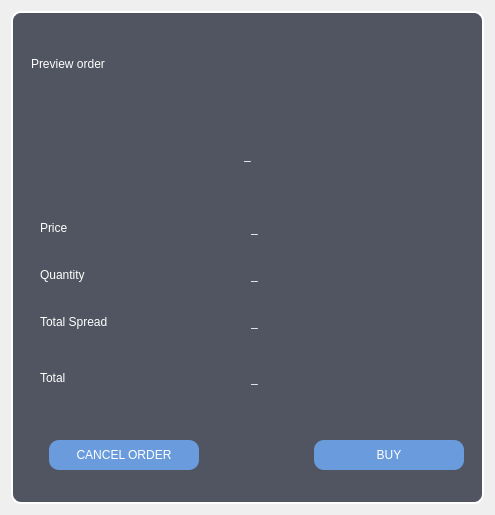
<?xml version="1.0" encoding="UTF-8"?>
<ui version="4.0">
 <class>mainf</class>
 <widget class="QDialog" name="mainf">
  <property name="geometry">
   <rect>
    <x>0</x>
    <y>0</y>
    <width>491</width>
    <height>515</height>
   </rect>
  </property>
  <property name="windowTitle">
   <string>Dialog</string>
  </property>
  <property name="styleSheet">
   <string notr="true">#frame{
border: 2px solid rgb(255, 255, 255);
}</string>
  </property>
  <layout class="QVBoxLayout" name="verticalLayout">
   <item>
    <widget class="QFrame" name="frame">
     <property name="styleSheet">
      <string notr="true">color: rgb(255, 255, 255);
background-color: rgb(81, 85, 97);
border-radius:10px;
</string>
     </property>
     <property name="frameShape">
      <enum>QFrame::StyledPanel</enum>
     </property>
     <property name="frameShadow">
      <enum>QFrame::Raised</enum>
     </property>
     <layout class="QVBoxLayout" name="verticalLayout_2">
      <item>
       <widget class="QFrame" name="frame_7">
        <property name="frameShape">
         <enum>QFrame::StyledPanel</enum>
        </property>
        <property name="frameShadow">
         <enum>QFrame::Raised</enum>
        </property>
        <layout class="QHBoxLayout" name="horizontalLayout_4">
         <item>
          <widget class="QLabel" name="label_12">
           <property name="styleSheet">
            <string notr="true">font: 18pt &quot;MS Shell Dlg 2&quot;;</string>
           </property>
           <property name="text">
            <string>Preview order</string>
           </property>
          </widget>
         </item>
         <item alignment="Qt::AlignRight">
          <widget class="QFrame" name="header_right_frame">
           <property name="styleSheet">
            <string notr="true">QPushButton{
	color:rgb(255, 255, 255);
	font: 14pt &quot;MS Shell Dlg 2&quot;;
	border:none;
	border-radius:7px;
}

QPushButton::hover {
	border-radius:7px;
	background-color: rgb(60, 88, 125);
}

QPushButton::pressed {
	border-radius:7px;
	background-color: rgb(71, 105, 149);
}
</string>
           </property>
           <property name="frameShape">
            <enum>QFrame::StyledPanel</enum>
           </property>
           <property name="frameShadow">
            <enum>QFrame::Raised</enum>
           </property>
           <layout class="QHBoxLayout" name="horizontalLayout_22">
            <property name="spacing">
             <number>10</number>
            </property>
            <property name="leftMargin">
             <number>0</number>
            </property>
            <property name="topMargin">
             <number>0</number>
            </property>
            <property name="rightMargin">
             <number>0</number>
            </property>
            <property name="bottomMargin">
             <number>0</number>
            </property>
           </layout>
          </widget>
         </item>
        </layout>
       </widget>
      </item>
      <item>
       <widget class="QFrame" name="frame_2">
        <property name="frameShape">
         <enum>QFrame::StyledPanel</enum>
        </property>
        <property name="frameShadow">
         <enum>QFrame::Raised</enum>
        </property>
        <layout class="QVBoxLayout" name="verticalLayout_3">
         <item alignment="Qt::AlignHCenter">
          <widget class="QLabel" name="stock_name">
           <property name="styleSheet">
            <string notr="true">font: 75 14pt &quot;MS Shell Dlg 2&quot;;</string>
           </property>
           <property name="text">
            <string>_</string>
           </property>
          </widget>
         </item>
        </layout>
       </widget>
      </item>
      <item>
       <widget class="QFrame" name="frame_3">
        <property name="styleSheet">
         <string notr="true">font: 11pt &quot;MS Shell Dlg 2&quot;;</string>
        </property>
        <property name="frameShape">
         <enum>QFrame::StyledPanel</enum>
        </property>
        <property name="frameShadow">
         <enum>QFrame::Raised</enum>
        </property>
        <layout class="QVBoxLayout" name="verticalLayout_4">
         <item>
          <widget class="QFrame" name="frame_5">
           <property name="frameShape">
            <enum>QFrame::StyledPanel</enum>
           </property>
           <property name="frameShadow">
            <enum>QFrame::Raised</enum>
           </property>
           <layout class="QHBoxLayout" name="horizontalLayout">
            <item>
             <widget class="QLabel" name="label_2">
              <property name="text">
               <string>Price</string>
              </property>
             </widget>
            </item>
            <item>
             <widget class="QLabel" name="price_label">
              <property name="text">
               <string>_</string>
              </property>
             </widget>
            </item>
           </layout>
          </widget>
         </item>
         <item>
          <widget class="Line" name="line">
           <property name="orientation">
            <enum>Qt::Horizontal</enum>
           </property>
          </widget>
         </item>
         <item>
          <widget class="QFrame" name="frame_4">
           <property name="frameShape">
            <enum>QFrame::StyledPanel</enum>
           </property>
           <property name="frameShadow">
            <enum>QFrame::Raised</enum>
           </property>
           <layout class="QHBoxLayout" name="horizontalLayout_2">
            <item>
             <widget class="QLabel" name="label_4">
              <property name="text">
               <string>Quantity</string>
              </property>
             </widget>
            </item>
            <item>
             <widget class="QLabel" name="quantity_label">
              <property name="text">
               <string>_</string>
              </property>
             </widget>
            </item>
           </layout>
          </widget>
         </item>
         <item>
          <widget class="Line" name="line_2">
           <property name="orientation">
            <enum>Qt::Horizontal</enum>
           </property>
          </widget>
         </item>
         <item>
          <widget class="QFrame" name="frame_6">
           <property name="frameShape">
            <enum>QFrame::StyledPanel</enum>
           </property>
           <property name="frameShadow">
            <enum>QFrame::Raised</enum>
           </property>
           <layout class="QHBoxLayout" name="horizontalLayout_3">
            <item>
             <widget class="QLabel" name="label_6">
              <property name="text">
               <string>Total Spread</string>
              </property>
             </widget>
            </item>
            <item>
             <widget class="QLabel" name="total_spread_label">
              <property name="text">
               <string>_</string>
              </property>
             </widget>
            </item>
           </layout>
          </widget>
         </item>
         <item>
          <widget class="Line" name="line_5">
           <property name="orientation">
            <enum>Qt::Horizontal</enum>
           </property>
          </widget>
         </item>
         <item>
          <widget class="Line" name="line_4">
           <property name="orientation">
            <enum>Qt::Horizontal</enum>
           </property>
          </widget>
         </item>
         <item>
          <widget class="QFrame" name="frame_8">
           <property name="frameShape">
            <enum>QFrame::StyledPanel</enum>
           </property>
           <property name="frameShadow">
            <enum>QFrame::Raised</enum>
           </property>
           <layout class="QHBoxLayout" name="horizontalLayout_5">
            <item>
             <widget class="QLabel" name="total_cost_label">
              <property name="text">
               <string>Total</string>
              </property>
             </widget>
            </item>
            <item>
             <widget class="QLabel" name="label_11">
              <property name="text">
               <string>_</string>
              </property>
             </widget>
            </item>
           </layout>
          </widget>
         </item>
        </layout>
       </widget>
      </item>
      <item alignment="Qt::AlignHCenter">
       <widget class="QFrame" name="frame_76">
        <property name="styleSheet">
         <string notr="true">QPushButton{
border:none;
border-radius:10px;
color:rgb(255, 255, 255);
font: 10pt &quot;MS Shell Dlg 2&quot;;
	background-color: rgb(106, 156, 221);
}

QPushButton::hover{
	background-color: rgb(80, 119, 167);
}
QPushButton::pressed{
	background-color: rgb(47, 71, 99);
	border:2px solid rgb(42, 44, 50);
}</string>
        </property>
        <property name="frameShape">
         <enum>QFrame::StyledPanel</enum>
        </property>
        <property name="frameShadow">
         <enum>QFrame::Raised</enum>
        </property>
        <layout class="QHBoxLayout" name="horizontalLayout_16">
         <property name="spacing">
          <number>115</number>
         </property>
         <property name="leftMargin">
          <number>27</number>
         </property>
         <property name="topMargin">
          <number>17</number>
         </property>
         <item>
          <widget class="QPushButton" name="stock_simulator_purchase_camcel_btn">
           <property name="minimumSize">
            <size>
             <width>150</width>
             <height>30</height>
            </size>
           </property>
           <property name="maximumSize">
            <size>
             <width>16777215</width>
             <height>16777215</height>
            </size>
           </property>
           <property name="cursor">
            <cursorShape>PointingHandCursor</cursorShape>
           </property>
           <property name="styleSheet">
            <string notr="true"/>
           </property>
           <property name="text">
            <string>CANCEL ORDER</string>
           </property>
           <property name="flat">
            <bool>false</bool>
           </property>
          </widget>
         </item>
         <item>
          <widget class="QPushButton" name="stock_simulator_purchase_confirm_btn">
           <property name="minimumSize">
            <size>
             <width>150</width>
             <height>30</height>
            </size>
           </property>
           <property name="maximumSize">
            <size>
             <width>16777215</width>
             <height>16777215</height>
            </size>
           </property>
           <property name="cursor">
            <cursorShape>PointingHandCursor</cursorShape>
           </property>
           <property name="styleSheet">
            <string notr="true"/>
           </property>
           <property name="text">
            <string>BUY</string>
           </property>
           <property name="flat">
            <bool>false</bool>
           </property>
          </widget>
         </item>
        </layout>
       </widget>
      </item>
     </layout>
    </widget>
   </item>
  </layout>
 </widget>
 <resources>
  <include location="icons.qrc"/>
 </resources>
 <connections/>
</ui>
